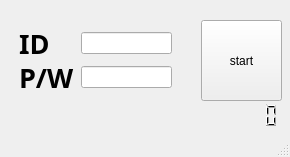
<?xml version="1.0" encoding="UTF-8"?>
<ui version="4.0">
 <class>MainWindow</class>
 <widget class="QMainWindow" name="MainWindow">
  <property name="geometry">
   <rect>
    <x>0</x>
    <y>0</y>
    <width>290</width>
    <height>157</height>
   </rect>
  </property>
  <property name="windowTitle">
   <string>MainWindow</string>
  </property>
  <widget class="QWidget" name="centralwidget">
   <widget class="QFrame" name="gridFrame">
    <property name="geometry">
     <rect>
      <x>10</x>
      <y>20</y>
      <width>171</width>
      <height>80</height>
     </rect>
    </property>
    <layout class="QGridLayout" name="gridLayout">
     <item row="1" column="0">
      <widget class="QLabel" name="label_2">
       <property name="font">
        <font>
         <family>Agency FB</family>
         <pointsize>20</pointsize>
         <weight>75</weight>
         <bold>true</bold>
        </font>
       </property>
       <property name="text">
        <string>P/W</string>
       </property>
      </widget>
     </item>
     <item row="0" column="0">
      <widget class="QLabel" name="label">
       <property name="font">
        <font>
         <family>Agency FB</family>
         <pointsize>20</pointsize>
         <weight>75</weight>
         <bold>true</bold>
        </font>
       </property>
       <property name="text">
        <string>ID</string>
       </property>
      </widget>
     </item>
     <item row="0" column="1">
      <widget class="QLineEdit" name="ID">
       <property name="contextMenuPolicy">
        <enum>Qt::DefaultContextMenu</enum>
       </property>
       <property name="autoFillBackground">
        <bool>false</bool>
       </property>
       <property name="text">
        <string/>
       </property>
      </widget>
     </item>
     <item row="1" column="1">
      <widget class="QLineEdit" name="PW">
       <property name="text">
        <string/>
       </property>
      </widget>
     </item>
    </layout>
   </widget>
   <widget class="QPushButton" name="START">
    <property name="geometry">
     <rect>
      <x>201</x>
      <y>20</y>
      <width>81</width>
      <height>81</height>
     </rect>
    </property>
    <property name="text">
     <string>start</string>
    </property>
   </widget>
   <widget class="QWidget" name="horizontalLayoutWidget">
    <property name="geometry">
     <rect>
      <x>130</x>
      <y>100</y>
      <width>151</width>
      <height>31</height>
     </rect>
    </property>
    <layout class="QHBoxLayout" name="horizontalLayout">
     <item>
      <widget class="QLCDNumber" name="HOUR">
       <property name="sizePolicy">
        <sizepolicy hsizetype="Minimum" vsizetype="Minimum">
         <horstretch>0</horstretch>
         <verstretch>0</verstretch>
        </sizepolicy>
       </property>
       <property name="font">
        <font>
         <weight>75</weight>
         <italic>false</italic>
         <bold>true</bold>
         <stylestrategy>PreferDefault</stylestrategy>
        </font>
       </property>
       <property name="inputMethodHints">
        <set>Qt::ImhTime</set>
       </property>
       <property name="frameShape">
        <enum>QFrame::NoFrame</enum>
       </property>
       <property name="frameShadow">
        <enum>QFrame::Raised</enum>
       </property>
       <property name="digitCount">
        <number>12</number>
       </property>
      </widget>
     </item>
    </layout>
   </widget>
  </widget>
  <widget class="QStatusBar" name="statusbar"/>
 </widget>
 <resources/>
 <connections/>
</ui>
